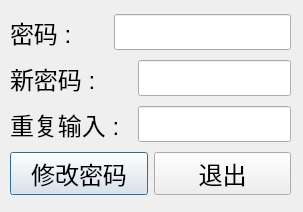
<?xml version="1.0" encoding="UTF-8"?>
<ui version="4.0">
 <class>passwordDialog</class>
 <widget class="QDialog" name="passwordDialog">
  <property name="geometry">
   <rect>
    <x>0</x>
    <y>0</y>
    <width>303</width>
    <height>212</height>
   </rect>
  </property>
  <property name="windowTitle">
   <string>修改密码</string>
  </property>
  <property name="windowIcon">
   <iconset resource="image.qrc">
    <normaloff>:/png/bj51.png</normaloff>:/png/bj51.png</iconset>
  </property>
  <property name="styleSheet">
   <string notr="true"/>
  </property>
  <widget class="QWidget" name="layoutWidget">
   <property name="geometry">
    <rect>
     <x>10</x>
     <y>10</y>
     <width>281</width>
     <height>192</height>
    </rect>
   </property>
   <layout class="QVBoxLayout" name="verticalLayout">
    <item>
     <layout class="QHBoxLayout" name="horizontalLayout_2">
      <item>
       <widget class="QLabel" name="label_3">
        <property name="font">
         <font>
          <pointsize>18</pointsize>
         </font>
        </property>
        <property name="layoutDirection">
         <enum>Qt::LeftToRight</enum>
        </property>
        <property name="text">
         <string>密码 :    </string>
        </property>
       </widget>
      </item>
      <item>
       <widget class="QLineEdit" name="lineEdit">
        <property name="maximumSize">
         <size>
          <width>177</width>
          <height>16777215</height>
         </size>
        </property>
        <property name="font">
         <font>
          <pointsize>18</pointsize>
         </font>
        </property>
        <property name="layoutDirection">
         <enum>Qt::LeftToRight</enum>
        </property>
        <property name="echoMode">
         <enum>QLineEdit::Password</enum>
        </property>
       </widget>
      </item>
     </layout>
    </item>
    <item>
     <layout class="QHBoxLayout" name="horizontalLayout_3">
      <item>
       <widget class="QLabel" name="label_4">
        <property name="font">
         <font>
          <pointsize>18</pointsize>
         </font>
        </property>
        <property name="layoutDirection">
         <enum>Qt::LeftToRight</enum>
        </property>
        <property name="text">
         <string>新密码 :  </string>
        </property>
       </widget>
      </item>
      <item>
       <widget class="QLineEdit" name="lineEdit_2">
        <property name="maximumSize">
         <size>
          <width>153</width>
          <height>16777215</height>
         </size>
        </property>
        <property name="font">
         <font>
          <pointsize>18</pointsize>
         </font>
        </property>
        <property name="layoutDirection">
         <enum>Qt::LeftToRight</enum>
        </property>
        <property name="echoMode">
         <enum>QLineEdit::Password</enum>
        </property>
       </widget>
      </item>
     </layout>
    </item>
    <item>
     <layout class="QHBoxLayout" name="horizontalLayout_4">
      <item>
       <widget class="QLabel" name="label_5">
        <property name="minimumSize">
         <size>
          <width>120</width>
          <height>0</height>
         </size>
        </property>
        <property name="font">
         <font>
          <pointsize>18</pointsize>
         </font>
        </property>
        <property name="layoutDirection">
         <enum>Qt::LeftToRight</enum>
        </property>
        <property name="text">
         <string>重复输入 :</string>
        </property>
       </widget>
      </item>
      <item>
       <widget class="QLineEdit" name="lineEdit_3">
        <property name="maximumSize">
         <size>
          <width>153</width>
          <height>16777215</height>
         </size>
        </property>
        <property name="font">
         <font>
          <pointsize>18</pointsize>
         </font>
        </property>
        <property name="layoutDirection">
         <enum>Qt::LeftToRight</enum>
        </property>
        <property name="echoMode">
         <enum>QLineEdit::Password</enum>
        </property>
       </widget>
      </item>
     </layout>
    </item>
    <item>
     <layout class="QHBoxLayout" name="horizontalLayout_5">
      <item>
       <widget class="QPushButton" name="pushButton">
        <property name="font">
         <font>
          <pointsize>18</pointsize>
         </font>
        </property>
        <property name="text">
         <string>修改密码</string>
        </property>
       </widget>
      </item>
      <item>
       <widget class="QPushButton" name="pushButton_2">
        <property name="font">
         <font>
          <pointsize>18</pointsize>
         </font>
        </property>
        <property name="text">
         <string>退出</string>
        </property>
       </widget>
      </item>
     </layout>
    </item>
   </layout>
  </widget>
 </widget>
 <resources>
  <include location="image.qrc"/>
 </resources>
 <connections/>
</ui>
